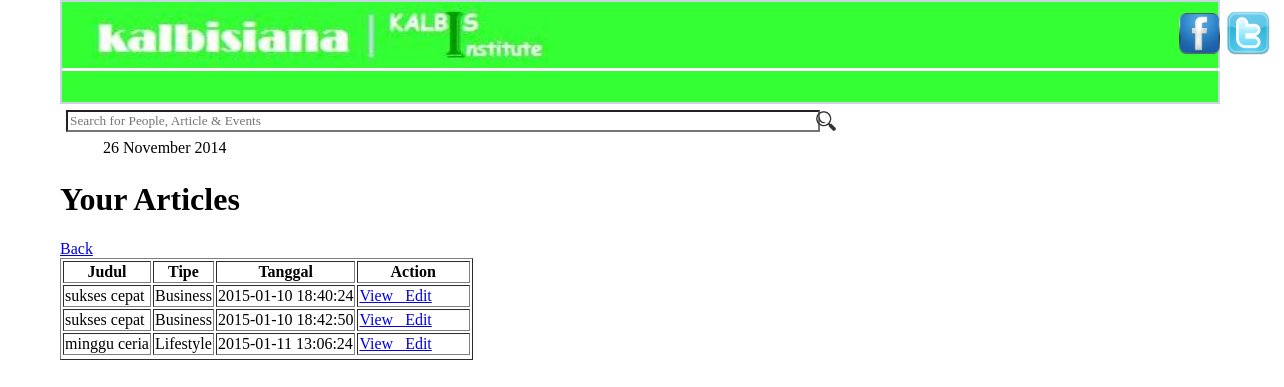
Page /viewarticle.php?id=2012100200 (signed in) on the earlier database version.
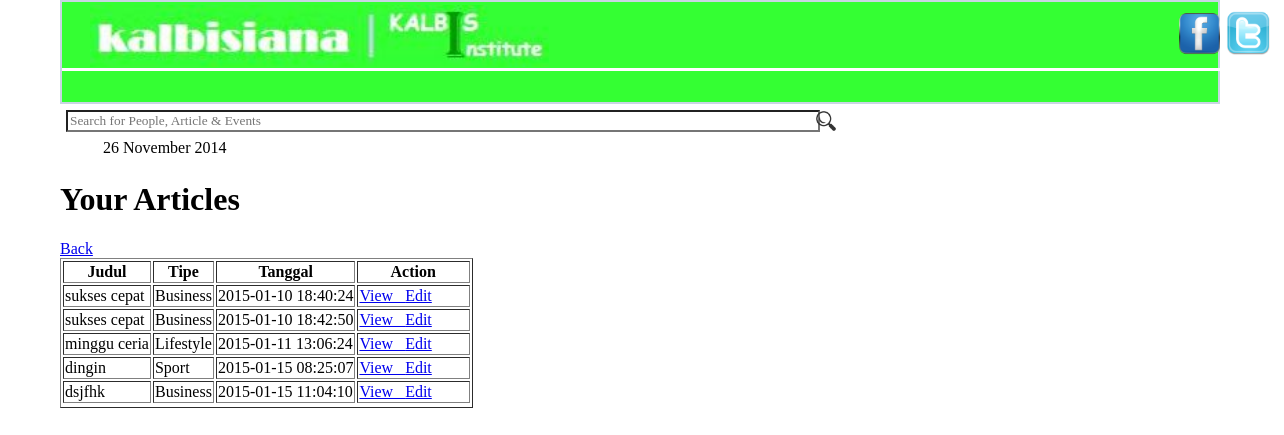
Same page on the later database version.
### tables this page shows
CREATE TABLE IF NOT EXISTS `artikel` (
`id_artikel` int(100) NOT NULL,
  `nim` int(10) NOT NULL,
  `judul` text NOT NULL,
  `isi` text NOT NULL,
  `tipe` text NOT NULL,
  `tanggal` datetime NOT NULL,
  `status` varchar(10) NOT NULL DEFAULT 'PENDING'
);

### viewarticle.php (the view, shortened to what this page needs)
<?php
include ("koneksi.php");
$id = $_GET['id'];
$sql = "SELECT * FROM artikel WHERE nim='$id'";
$hasil = mysqli_query($koneksi, $sql);
?>
<!DOCTYPE html>
<html>
<head>
	<link type="text/css" rel="stylesheet" href="css/style_admin.css" />
</head>
<body>
		<div id="outer_header">
			<center>
				<table id="TabelHeader">
					<tr>
						<td>
							<div id="logo">
								<a href="index.php">
									<img id="ImageLogo" src="css/images/logo.jpg" height="62px">
								</a>
							</div>
						</td>
						<td>
							<a href="https://www.facebook.com/"><img src="css/images/fb.png" width="45px"></a>
						</td>
						<td>
							<a href="https://www.twitter.com/"><img src="css/images/twitter.png" width="45px"></a>
						</td>
					</tr>
				</table>
			</center>
		</div>
		<div id="outer_content">
			<div id="outer_kiri" class="conten_kanan_kiri">
				<div style="margin-left:20px;">
					<table>
						<tr>
							<td>
								<div id="outer_search">
									<table>
										<tr>
											<td>
												<div id="outer_input_text_search">
													<input type="text" id="input_text_search" placeholder="Search for People, Article & Events"/>
												</div>
											</td>
											<td>
												<div id="icon_search">
													<div id="iconnya">
														<img src="css/images/search.png" width="100%">
													</div>
												</div>
											</td>
										</tr>
									</table>
								</div>
							</td>
						</tr>
						<tr>
							<td>
								<div style="margin-left:40px;">
								26 November 2014
								</div>
							</td>
						</tr>
					</table>
				</div>
				<div style="margin-left:20px;">
					<h1>Your Articles</h1>
<?php
if(mysqli_num_rows($hasil)>0){
	?>
		<table border = "1" >
			<thead>
				<tr>
					<th>Judul</th>
					<th>Tipe</th>
					<th>Tanggal</th>
					<th> &nbsp&nbsp&nbsp&nbsp&nbsp&nbsp&nbsp Action &nbsp&nbsp&nbsp&nbsp&nbsp&nbsp&nbsp </th>
				</tr>
			</thead>
			<tbody>
	<?php
		while ($baris = mysqli_fetch_assoc($hasil)){
		?>
		<tr>
			<td><?php echo $baris ['judul']?></td>
			<td><?php echo $baris['tipe']?></td>
			<td><?php echo $baris ['tanggal']?></td>
			<td>
				<a href="viewisiarticle.php?ID=<?php echo $baris['id_artikel'];?>&idm=<?php echo $id;?>">View &nbsp  </a>
				<a href="editarticle.php?ID=<?php echo $baris['id_artikel'];?>"> Edit </a><br>
			</td>
		</tr>
		<?php
			}
}
else{
	echo " <br />You Haven't Article<br />";
}
?>
<tr>
	<a href = "user.php"> Back </a>
</tr>
</tbody>
</table>
</div>
</body>
</html>

Differences in the rows shown:
added artikel: judul "dingin", tipe "Sport", tanggal "2015-01-15 08:25:07"
added artikel: judul "dsjfhk", tipe "Business", tanggal "2015-01-15 11:04:10"
